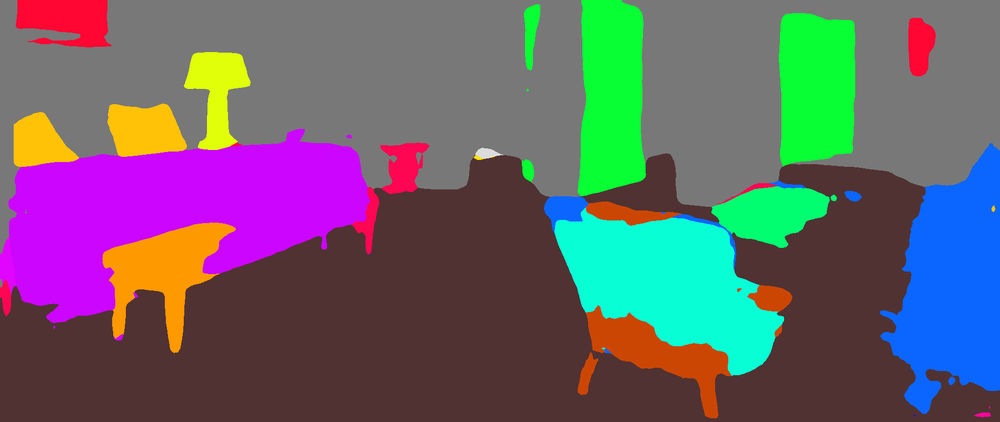
#> input picture job/RM-ImageDetection-custom_rug2/RM-ImageDetection-custom_rug2/floorSegmentation/MITSeg/output/m3.png, 1000 x 422 px, shrunk from 1899 x 802 before the run
$ python enhanceFloor.py
#> lines starting #> are read from the running program, lines starting #| are printed output that depends on the picture
# -*- coding: utf-8 -*-
"""
Created on Tue Apr  9 16:51:01 2019

@author: mkm1992
"""

import cv2
import numpy as np
from matplotlib import pyplot as plt
import matplotlib.pyplot as plt
################################
img = cv2.imread('output/m3.png')
#> img is the input picture: shape (422, 1000, 3); mean B, G, R 108.1, 99.1, 104.3
img = cv2.cvtColor(img, cv2.COLOR_BGR2RGB)
plt.imshow(img)
plt.show()
############################
img1 = cv2.imread('input/m3.jpg')
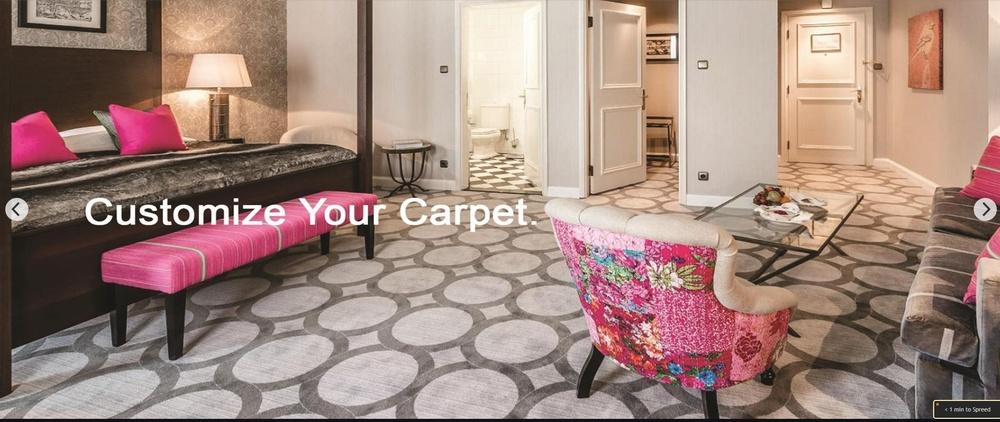
#> input picture job/RM-ImageDetection-custom_rug2/RM-ImageDetection-custom_rug2/floorSegmentation/MITSeg/input/m3.jpg, 1000 x 422 px, shrunk from 1899 x 802 before the run
#> img1 is the input picture: shape (422, 1000, 3); mean B, G, R 126.4, 135.8, 161.7
img1 = cv2.cvtColor(img1, cv2.COLOR_BGR2RGB)
plt.imshow(img1)
plt.show()
############################
imax,jmax,ch = np.shape(img)
#> imax = 422; jmax = 1000; ch = 3
for i in range(0,imax):
    for j in range(0,jmax):
        if img[i,j,0]== 80 and  img[i,j,1]== 50 and img[i,j,2]== 50:
            img1[i,j,:]= 0
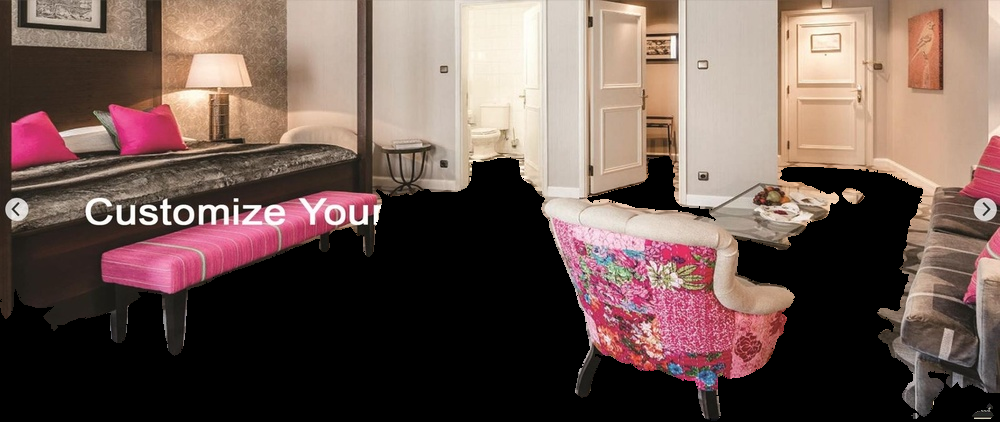
#> img1: shape (422, 1000, 3); mean R, G, B 111.1, 90, 83.2
plt.imshow(img1)
plt.show()
img2=cv2.cvtColor(img1, cv2.COLOR_BGR2RGB)
cv2.imwrite('out/image.png',img2)
